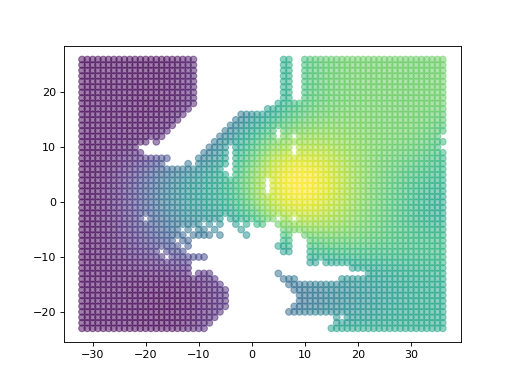

Source code (Python):
import matplotlib.pyplot as plt

from dhart.geometry import LoadOBJ
from dhart.raytracer import EmbreeBVH
from dhart.graphgenerator import GenerateGraph
import dhart

# Get a sample model path
obj_path = dhart.get_sample_model("energy_blob_zup.obj")
print(obj_path)

# Load the obj file
obj = LoadOBJ(obj_path)

# Create a BVH
bvh = EmbreeBVH(obj, True)

# Set the graph parameters
start_point = (0, 0, 20)
spacing = (1, 1, 1)
max_nodes = 5000
up_step, down_step = 0.5, 0.5

max_step_connections = 1

# Set a smaller threshold for slope
up_slope, down_slope = 5, 5

# Add a minimum out-degree for each node

# Generate the Graph
graph = GenerateGraph(bvh, start_point, spacing, max_nodes,
                        up_step,up_slope,down_step,down_slope,
                        max_step_connections, cores=-1)

# Convert the graph to a CSR
csr_graph = graph.CompressToCSR()

# Get the nodes of the graph as a list of x,y,z,type,id tuples
nodes = graph.getNodes()

# get the x,y,z coordinates of the nodes and set the color to the z value
x = [ n[0] for n in nodes ] # x coordinate
y = [ n[1] for n in nodes ] # y coordinate
z = [ n[2] for n in nodes ] # z coordinate

# Plot the graph
plt.scatter(x, y, c=z, alpha=0.5)
plt.show()
